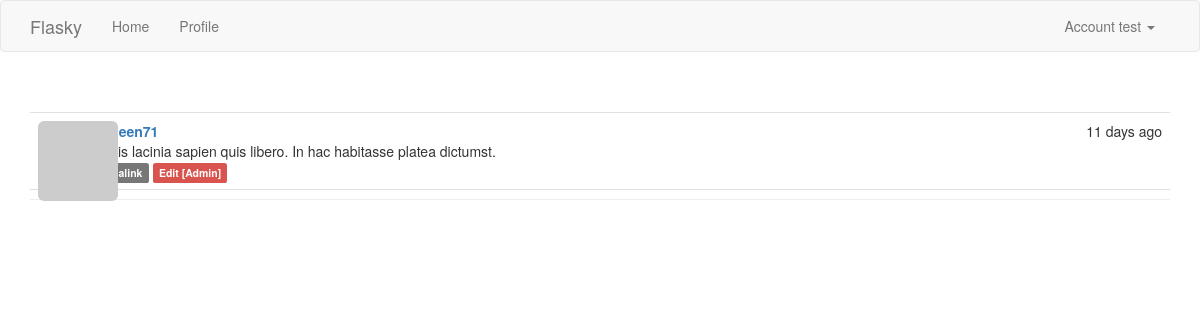
The app's page /post/2 (signed in) with its own data.
### app/models.py (models this page shows, shortened)
class User(UserMixin, db.Model):
    id = db.Column(db.Integer, primary_key=True)
    username = db.Column(db.String(64), unique=True, index=True)
    email = db.Column(db.String(64), unique=True, index=True)
    role_id = db.Column(db.Integer, db.ForeignKey('role.id'))
    password_hash = db.Column(db.String(128))
    confirmed = db.Column(db.Boolean, default=False)
    name = db.Column(db.String(64))
    location = db.Column(db.String(64))
    about_me = db.Column(db.Text)
    member_since = db.Column(db.DateTime, default=datetime.utcnow)
    last_seen = db.Column(db.DateTime, default=datetime.utcnow)
    avatar_hash = db.Column(db.String(32))
    posts = db.relationship('Post', backref='author', lazy='dynamic')
    followed = db.relationship('Follow', foreign_keys=[Follow.follower_id],
                               backref=db.backref('follower', lazy='joined'),
                               lazy='dynamic', cascade='all, delete-orphan')
    follower = db.relationship('Follow', foreign_keys=[Follow.followed_id],
                               backref=db.backref('followed', lazy='joined'),
                               lazy='dynamic', cascade='all, delete-orphan')
    @property
    def password(self):
        raise AttributeError('password is not a readable attribute')
    @property
    def is_administrator(self):
        return self.can(Permission.ADMINISTER)
    def can(self, permissions):
        return self.role and (self.role.permissions & permissions) == permissions
    def ping(self):
        self.last_seen = datetime.utcnow()
        db.session.add(self)
    def gravatar(self, size=100, default='identicon', rating='g'):
        url = 'https://secure.gravatar.com/avatar' if request.is_secure else 'http://www.gravatar.com/avatar'
        hash = self.avatar_hash or hashlib.md5(self.email.encode('utf-8')).hexdigest()
        return '{url}/{hash}?s={size}&d={default}&r={rating}'.format(
                url=url, hash=hash, size=size, default=default, rating=rating)

class Post(db.Model):
    id = db.Column(db.Integer, primary_key=True)
    body = db.Column(db.Text)
    body_html = db.Column(db.Text)
    timestamp = db.Column(db.DateTime, index=True, default=datetime.utcnow)
    author_id = db.Column(db.Integer, db.ForeignKey('user.id'))

### app/main/views.py (the view)
@main.route('/post/<int:id>')
@login_required
def post(id):
    post = Post.query.get_or_404(id)
    return render_template('post.html', posts=[post])

### app/auth/views.py (called while the page is built)
@auth.before_app_request
def before_request():
    if current_user.is_authenticated:
        current_user.ping()
        if not current_user.confirmed and request.endpoint[:5] != 'auth.' \
                and request.endpoint != 'static':
            return redirect(url_for('auth.unconfirmed'))

### app/main/__init__.py (called while the page is built)
@main.app_context_processor
def inject_permissions():
    return dict(Permission=Permission)

### app/models.py (called while the page is built)
@login_manager.user_loader
def load_user(user_id):
    return User.query.get(int(user_id))

### app/templates/post.html
{% extends "base.html" %}
{% block page_content %}
{% include '_posts.html' %}
{% endblock %}

### app/templates/base.html (shortened to what this page needs)
{% extends "bootstrap/base.html" %}
{% block head %}
{{ super() }}
<link rel="stylesheet" type="text/css" href="{{ url_for('static', filename='styles.css') }}">
{% endblock%}
{% block navbar %}
<div class="navbar navbar-default" role="navigation">
  <div class="container">
    <div class="navbar-header">
      <a class="navbar-brand" href="/">Flasky</a>
    </div>
    <div class="navbar-collapse collapse">
      <ul class="nav navbar-nav">
        <li><a href="/">Home</a></li>
        {% if current_user.is_authenticated %}
        <li><a href="{{ url_for('main.user', username=current_user.username) }}">Profile</a></li>
        {% endif %}
      </ul>
      <ul class="nav navbar-nav navbar-right">
        {% if current_user.is_authenticated %}
        <li class="dropdown">
          <a href="#" class="dropdown-toggle" data-toggle="dropdown">
            Account {{ current_user.username }} <b class="caret"></b>
          </a>
        </li>
        {% else %}
        <li><a href="{{ url_for('auth.login') }}">Log In</a></li>
        {% endif %}
      </ul>
    </div>
  </div>
</div>
{% endblock %}
{% block content %}
<div class="container">
  <div class="page-header">
    {% block page_content %}{% endblock %}
  </div>
</div>
{% endblock %}

### app/templates/_posts.html
<ul class="posts">
{% for post in posts %}
  <li class="post">
    <div class="post-thumbnail">
      <a href="{{ url_for('.user', username=post.author.username) }}">
        <img class="img-rounded profile-thumbnail" src="{{ post.author.gravatar(size=40) }}">
      </a>
    </div>
    <div class="post-content">
      <div class="post-date">{{ moment(post.timestamp).fromNow() }}</div>
      <div class="post-author">
        <a href="{{ url_for('.user', username=post.author.username) }}">
          {{ post.author.username }}
        </a>
      </div>
      <div class="post-body">
        {% if post.body_html %}
        {{ post.body_html | safe }}
        {% else %}
        {{ post.body }}
        {% endif %}
      </div>
      <div class="post-footer">
        <a href="{{ url_for('.post', id=post.id) }}">
          <span class="label label-default">Permalink</span>
        </a>
        {% if current_user == post.author %}
        <a href="{{ url_for('.edit', id=post.id) }}">
          <span class="label label-primary">Edit</span>
        </a>
        {% elif current_user.is_administrator %}
        <a href="{{ url_for('.edit', id=post.id) }}">
          <span class="label label-danger">Edit [Admin]</span>
        </a>
        {% endif %}
      </div>
    </div>
  </li>
{% endfor %}
</ul>

### app/static/styles.css (style rules this page uses)
.profile-thumbnail { position: absolute; }
ul.posts { list-style-type: none; padding: 0px; margin: 16px 0px 0px 0px; border-top: 1px solid #e0e0e0; }
ul.posts li.post { padding: 8px; border-bottom: 1px solid #e0e0e0; }
div.post-date { float: right; }
div.post-author { font-weight: bold; }
div.post-thumbnail { position: absolute; }
div.post-content { margin-left: 48px; min-height: 48px; }

### records on screen
User: username "test"
Post: timestamp "11 days ago", author.username "kathleen71", body "Mauris lacinia sapien quis libero. In hac habitasse platea dictumst."
